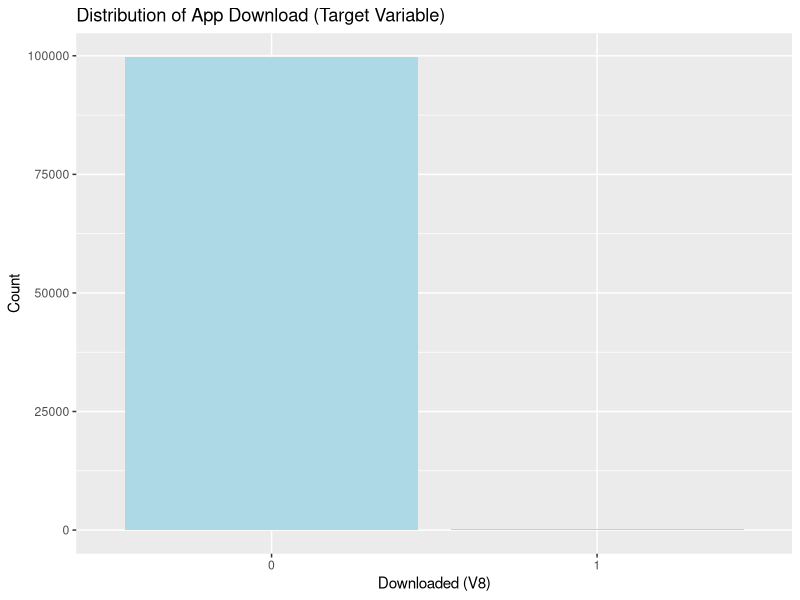
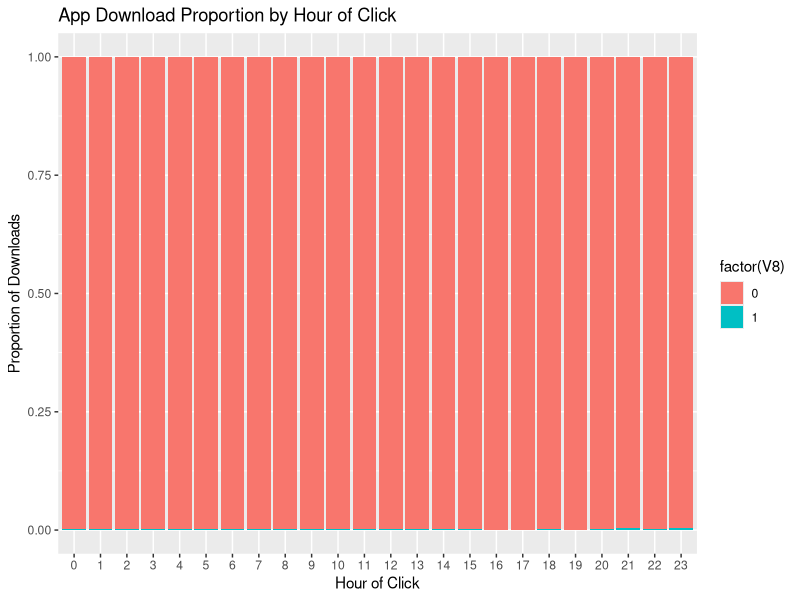

R code for these plots, in order:
# Load necessary libraries
library(tidyverse)
library(randomForest)
library(ggplot2)

# Read the data using a comma separator
data <- read.csv("data.csv", sep=",", header=FALSE)

# Assign proper column names
colnames(data) <- c("V1", "V2", "V3", "V4", "V5", "V6", "V7", "V8")

# View the first few rows to ensure it's correct
head(data)

# Summary statistics of the dataset
summary(data)

# Check for missing values
colSums(is.na(data))

# Distribution of the target variable (V8)
table(data$V8)
ggplot(data, aes(x = factor(V8))) + 
  geom_bar(fill = "lightblue") + 
  labs(x = "Downloaded (V8)", y = "Count") +
  ggtitle("Distribution of App Download (Target Variable)")

# Convert timestamp to datetime format
data$V6 <- as.POSIXct(data$V6, format="%m/%d/%y %H:%M")

# Encode categorical variables (if needed, using V1 to V5 which are coded already)
data$V1 <- as.factor(data$V1)
data$V2 <- as.factor(data$V2)
data$V3 <- as.factor(data$V3)
data$V4 <- as.factor(data$V4)
data$V5 <- as.factor(data$V5)

# Split the dataset into training and testing (50:50 split)
set.seed(555)
train_idx <- sample(1:nrow(data), 0.5 * nrow(data))
train_data <- data[train_idx, ]
test_data <- data[-train_idx, ]

# Extract hour from the timestamp for additional feature
data$hour <- as.numeric(format(data$V6, "%H"))

# Visualize feature relationships
ggplot(data, aes(x = factor(hour), fill = factor(V8))) + 
  geom_bar(position = "fill") + 
  labs(x = "Hour of Click", y = "Proportion of Downloads") +
  ggtitle("App Download Proportion by Hour of Click")

# Train the Random Forest model
set.seed(555)